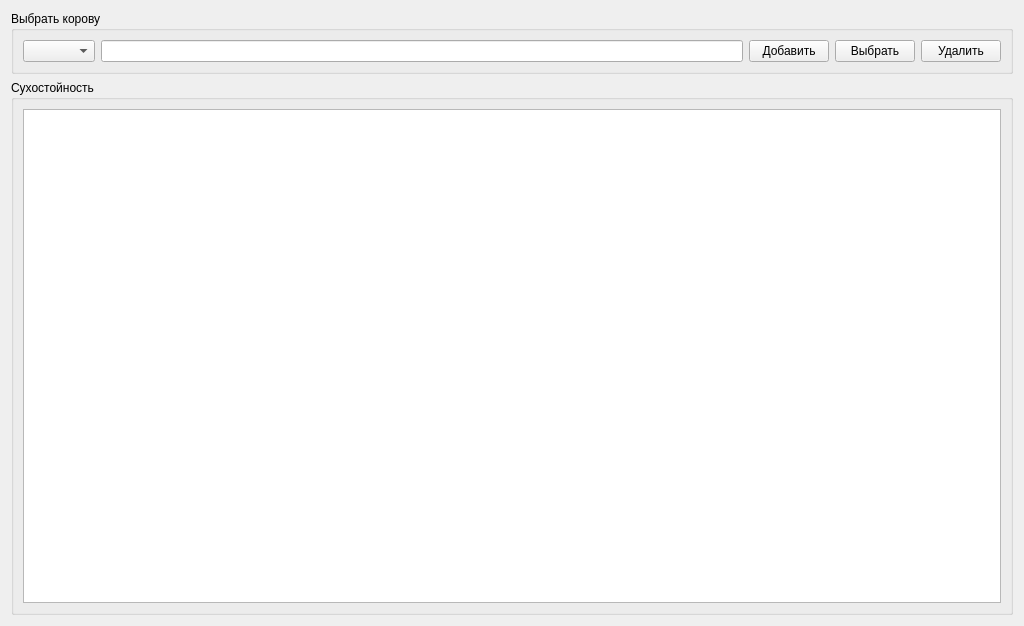
<?xml version="1.0" encoding="UTF-8"?>
<ui version="4.0">
 <class>form_dataentry_dataentry___dry_off</class>
 <widget class="QWidget" name="form_dataentry_dataentry___dry_off">
  <property name="geometry">
   <rect>
    <x>0</x>
    <y>0</y>
    <width>1024</width>
    <height>626</height>
   </rect>
  </property>
  <property name="windowTitle">
   <string>Form</string>
  </property>
  <layout class="QVBoxLayout" name="verticalLayout_3">
   <item>
    <widget class="QGroupBox" name="groupBox">
     <property name="title">
      <string>Выбрать корову</string>
     </property>
     <layout class="QVBoxLayout" name="verticalLayout_2">
      <item>
       <layout class="QHBoxLayout" name="horizontalLayout">
        <item>
         <widget class="QComboBox" name="comboBox_numbers"/>
        </item>
        <item>
         <widget class="QLineEdit" name="lineEdit"/>
        </item>
        <item>
         <widget class="QPushButton" name="pushButton_add">
          <property name="text">
           <string>Добавить</string>
          </property>
         </widget>
        </item>
        <item>
         <widget class="QPushButton" name="pushButton_select">
          <property name="text">
           <string>Выбрать</string>
          </property>
         </widget>
        </item>
        <item>
         <widget class="QPushButton" name="pushButton">
          <property name="text">
           <string>Удалить</string>
          </property>
         </widget>
        </item>
       </layout>
      </item>
     </layout>
    </widget>
   </item>
   <item>
    <widget class="QGroupBox" name="groupBox_2">
     <property name="title">
      <string>Сухостойность</string>
     </property>
     <layout class="QVBoxLayout" name="verticalLayout">
      <item>
       <widget class="QTableWidget" name="tableWidget"/>
      </item>
     </layout>
    </widget>
   </item>
  </layout>
 </widget>
 <resources/>
 <connections/>
</ui>
